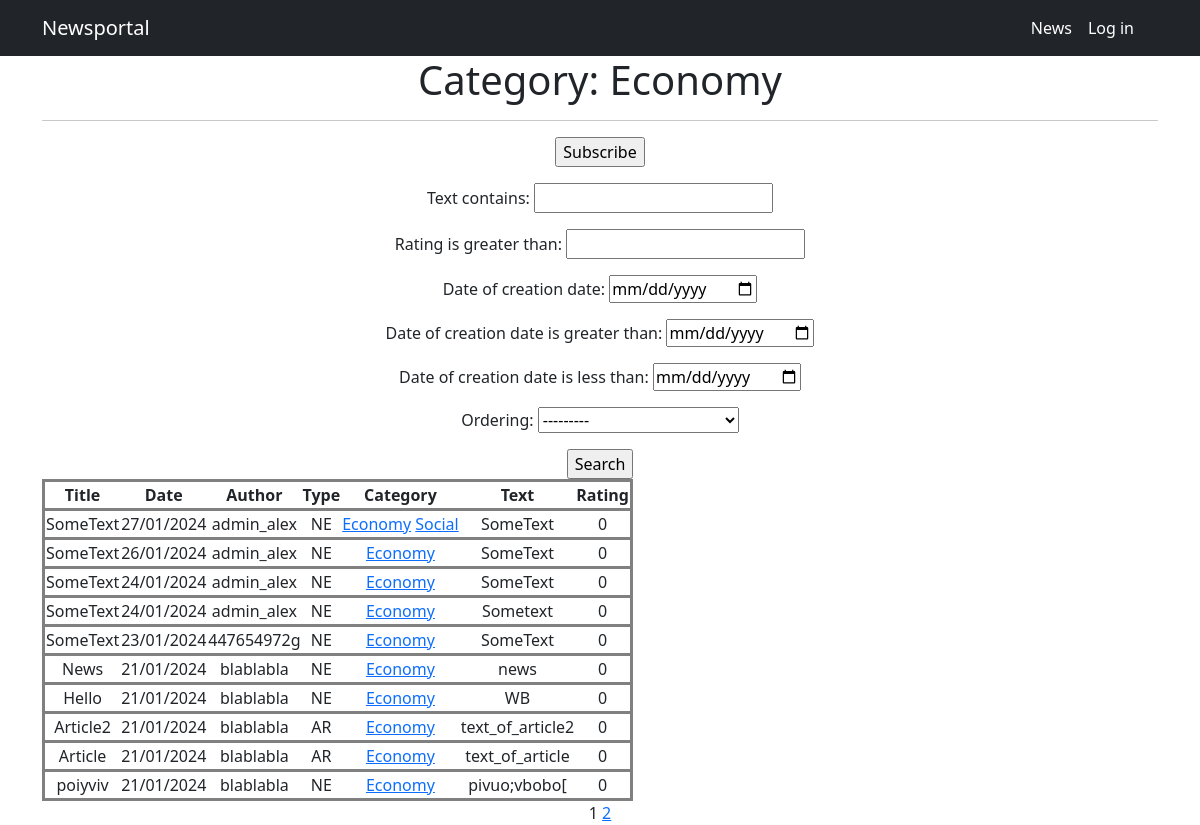
The page /newspaper/categories/1/ on the database as committed earlier.
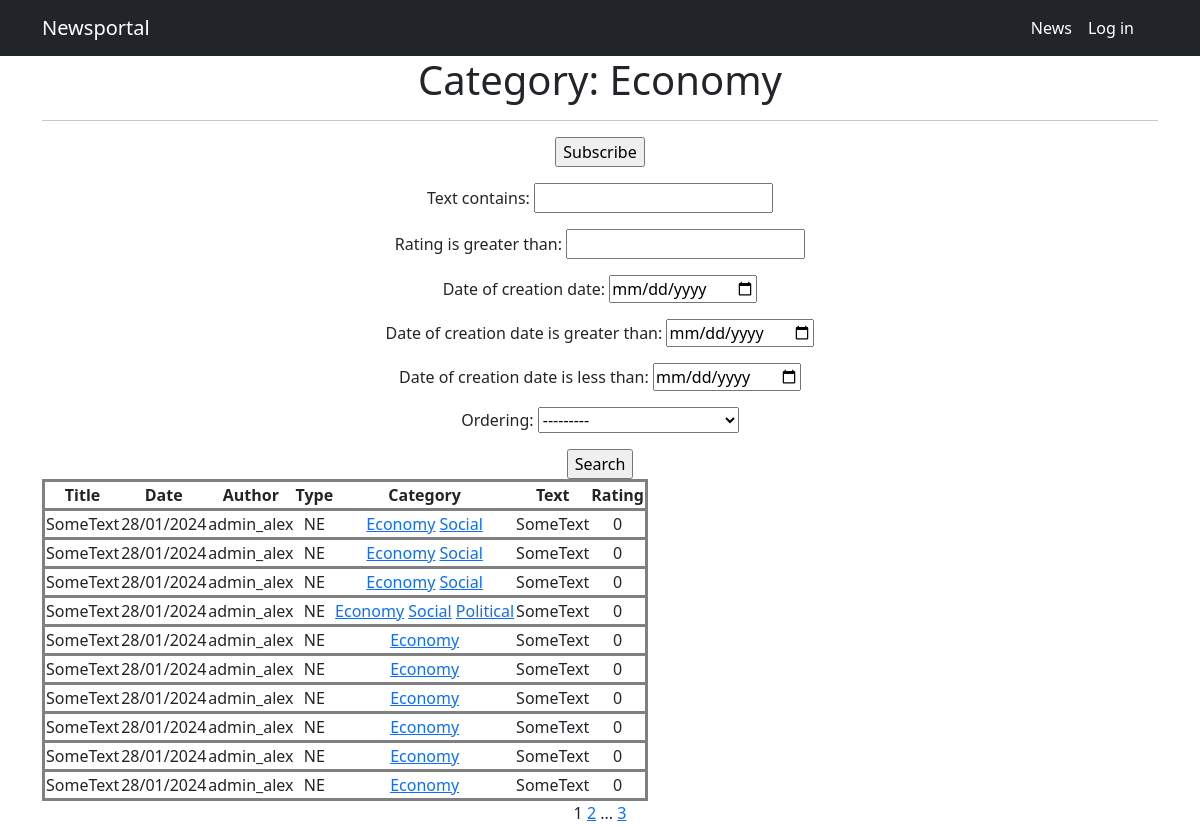
The same page on the database as committed later.
### newsportal_app/models.py (models this page shows, shortened)
class Post(models.Model):
    author = models.ForeignKey(Author, on_delete=models.CASCADE)
    type = models.CharField(max_length=255, choices=TYPE_OF_POST, default=news)
    date_of_creation = models.DateTimeField(auto_now_add=True)
    category = models.ManyToManyField(Category, through='PostCategory')
    title = models.CharField(max_length=255)
    text = models.TextField()
    rating = models.IntegerField(default=0)

class Author(models.Model):
    user = models.OneToOneField(User, on_delete=models.CASCADE)
    rating = models.IntegerField(default=0)

class Category(models.Model):
    class Meta:
        verbose_name_plural = 'Categories'
    name = models.CharField(max_length=255, unique=True)
    subscribers = models.ManyToManyField(User, blank=True, related_name='categories')

### newsportal_app/views.py (the view)
# urls.py: path('categories/<int:pk>/', CategoryListView.as_view(), name='category_news_list'),
class CategoryListView(PostList):
    model = Post
    template_name = 'views/categories.html'
    context_object_name = 'category_news_list'
    def get_queryset(self):
        self.category = get_object_or_404(Category, id=self.kwargs['pk'])
        queryset = Post.objects.filter(category=self.category).order_by('-date_of_creation')
        self.filterset = PostFilter(self.request.GET, queryset)
        return queryset
    def get_context_data(self, **kwargs):
        context = super().get_context_data(**kwargs)
        context['is_subscriber'] = self.request.user in self.category.subscribers.all()
        context['category'] = self.category
        return context

### newsportal_app/templatetags/custom_filters.py (called while the page is built)
@register.filter()
def censor(text):
    for first in range(len(text)):
        for second in range(1, len(text)+1):
            if text[first:second + 1] in profanity_list:
                text = text[:first + 1] + '*' * (second - first) + text[second + 1:]
    return text

### newsportal_app/templatetags/custom_tags.py (called while the page is built)
@register.simple_tag(takes_context=True)
def url_replace(context, **kwargs):
    d = context['request'].GET.copy()
    for k, v in kwargs.items():
        d[k] = v
    return d.urlencode()

### newsportal_app/views.py (called while the page is built)
    def get_context_data(self, **kwargs):
        context = super().get_context_data(**kwargs)
        context['filterset'] = self.filterset
        return context

### templates/views/categories.html (shortened to what this page needs)
{% extends 'flatpages/default.html' %}
{% load custom_tags %}
{% load custom_filters %}
{% block title %}
Newsportal
{% endblock title %}
{% block content %}
   <h1>Category: {{ category.name }}</h1>
   <hr>
    {% if not is_subscriber %}
    <form action="{% url 'subscribe' category.id %}" method="get">
       <input type="submit" value="Subscribe" />
   </form>
    {% endif %}
   <form action="" method="get">
       {{ filterset.form.as_p }}
       <input type="submit" value="Search" />
   </form>
   {% if category_news_list %}
       <table>
           <tr>
               <th>Title</th>
               <th>Date</th>
               <th>Author</th>
               <th>Type</th>
               <th>Category</th>
               <th>Text</th>
               <th>Rating</th>
           </tr>
           {% for post in category_news_list %}
           <tr>
               <td>{{ post.title }}</td>
               <td>{{ post.date_of_creation|date:"d/m/Y" }}</td>
               <td>{{ post.author.user.username }}</td>
               <td>{{ post.type }}</td>
               <td>
                   {% for category in post.category.all %}
                   <a href="{% url 'category_news_list' category.id %}" >{{ category.name }}</a>
                   {% endfor %}
               </td>
               <td>{{ post.text|truncatechars:20|censor }}</td>
               <td>{{ post.rating }}</td>
           </tr>
           {% endfor %}
       </table>
   {% else %}
       <h2>No posts!</h2>
   {% endif %}
   {{ page_obj.number }}
   {% if page_obj.has_next %}
       <a href="?{% url_replace page=page_obj.next_page_number %}">{{ page_obj.next_page_number }}</a>
       {% if paginator.num_pages != page_obj.next_page_number %}
           ...
           <a href="?{% url_replace page=page_obj.paginator.num_pages %}">{{ page_obj.paginator.num_pages }}</a>
       {% endif %}
   {% endif %}
{% endblock content %}

Rows that differ between the two databases and show on the page:
removed Post: title "SomeText", date_of_creation "27/01/2024", author.user.username "admin_alex", type "NE", text|censor "SomeText", rating "0", Category (name "Economy"), Category (name "Social")
removed Post: title "SomeText", date_of_creation "26/01/2024", author.user.username "admin_alex", type "NE", text|censor "SomeText", rating "0", Category (name "Economy")
removed Post: title "SomeText", date_of_creation "24/01/2024", author.user.username "admin_alex", type "NE", text|censor "SomeText", rating "0", Category (name "Economy")
removed Post: title "SomeText", date_of_creation "24/01/2024", author.user.username "admin_alex", type "NE", text|censor "Sometext", rating "0", Category (name "Economy")
no longer on this page (row unchanged): Post: title "SomeText", date_of_creation "23/01/2024", author.user.username "447654972g", type "NE", text|censor "SomeText", rating "0", Category (name "Economy")
no longer on this page (row unchanged): Post: title "News", date_of_creation "21/01/2024", author.user.username "blablabla", type "NE", text|censor "news", rating "0", Category (name "Economy")
no longer on this page (row unchanged): Post: title "Hello", date_of_creation "21/01/2024", author.user.username "blablabla", type "NE", text|censor "WB", rating "0", Category (name "Economy")
no longer on this page (row unchanged): Post: title "Article2", date_of_creation "21/01/2024", author.user.username "blablabla", type "AR", text|censor "text_of_article2", rating "0", Category (name "Economy")
no longer on this page (row unchanged): Post: title "Article", date_of_creation "21/01/2024", author.user.username "blablabla", type "AR", text|censor "text_of_article", rating "0", Category (name "Economy")
no longer on this page (row unchanged): Post: title "poiyviv", date_of_creation "21/01/2024", author.user.username "blablabla", type "NE", text|censor "pivuo;vbobo[", rating "0", Category (name "Economy")
added Post: title "SomeText", date_of_creation "28/01/2024", author.user.username "admin_alex", type "NE", text|censor "SomeText", rating "0", Category (name "Economy"), Category (name "Social")
added Post: title "SomeText", date_of_creation "28/01/2024", author.user.username "admin_alex", type "NE", text|censor "SomeText", rating "0", Category (name "Economy"), Category (name "Social")
added Post: title "SomeText", date_of_creation "28/01/2024", author.user.username "admin_alex", type "NE", text|censor "SomeText", rating "0", Category (name "Economy"), Category (name "Social")
added Post: title "SomeText", date_of_creation "28/01/2024", author.user.username "admin_alex", type "NE", text|censor "SomeText", rating "0", Category (name "Economy"), Category (name "Social")
now on this page (row unchanged): Category: name "Political", shown under "SomeText"
added Post: title "SomeText", date_of_creation "28/01/2024", author.user.username "admin_alex", type "NE", text|censor "SomeText", rating "0", Category (name "Economy")
added Post: title "SomeText", date_of_creation "28/01/2024", author.user.username "admin_alex", type "NE", text|censor "SomeText", rating "0", Category (name "Economy")
added Post: title "SomeText", date_of_creation "28/01/2024", author.user.username "admin_alex", type "NE", text|censor "SomeText", rating "0", Category (name "Economy")
added Post: title "SomeText", date_of_creation "28/01/2024", author.user.username "admin_alex", type "NE", text|censor "SomeText", rating "0", Category (name "Economy")
added Post: title "SomeText", date_of_creation "28/01/2024", author.user.username "admin_alex", type "NE", text|censor "SomeText", rating "0", Category (name "Economy")
added Post: title "SomeText", date_of_creation "28/01/2024", author.user.username "admin_alex", type "NE", text|censor "SomeText", rating "0", Category (name "Economy")
Other text that changed with them:
{{ page_obj.paginator.num_pages }}: (not shown) → "3"
